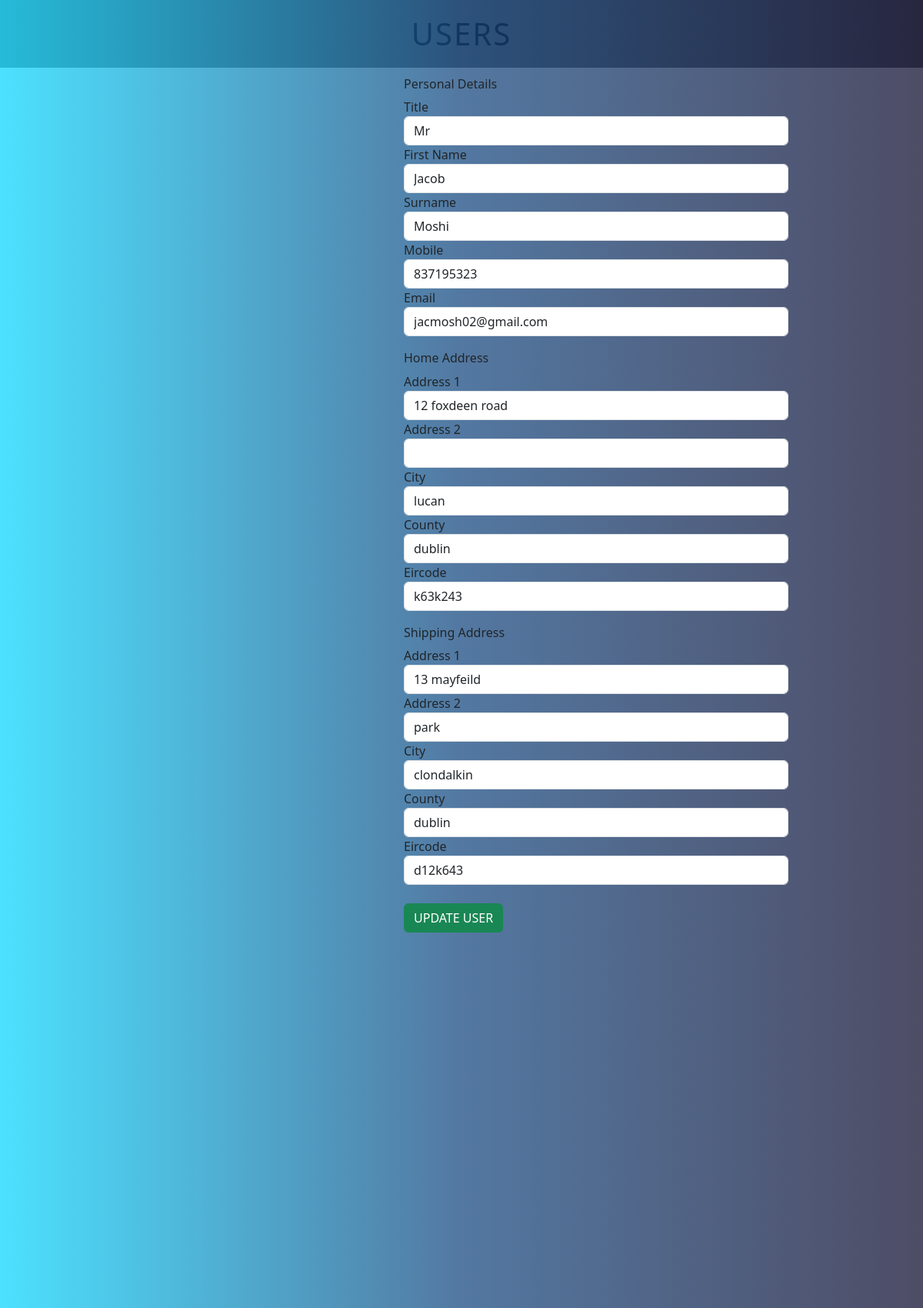
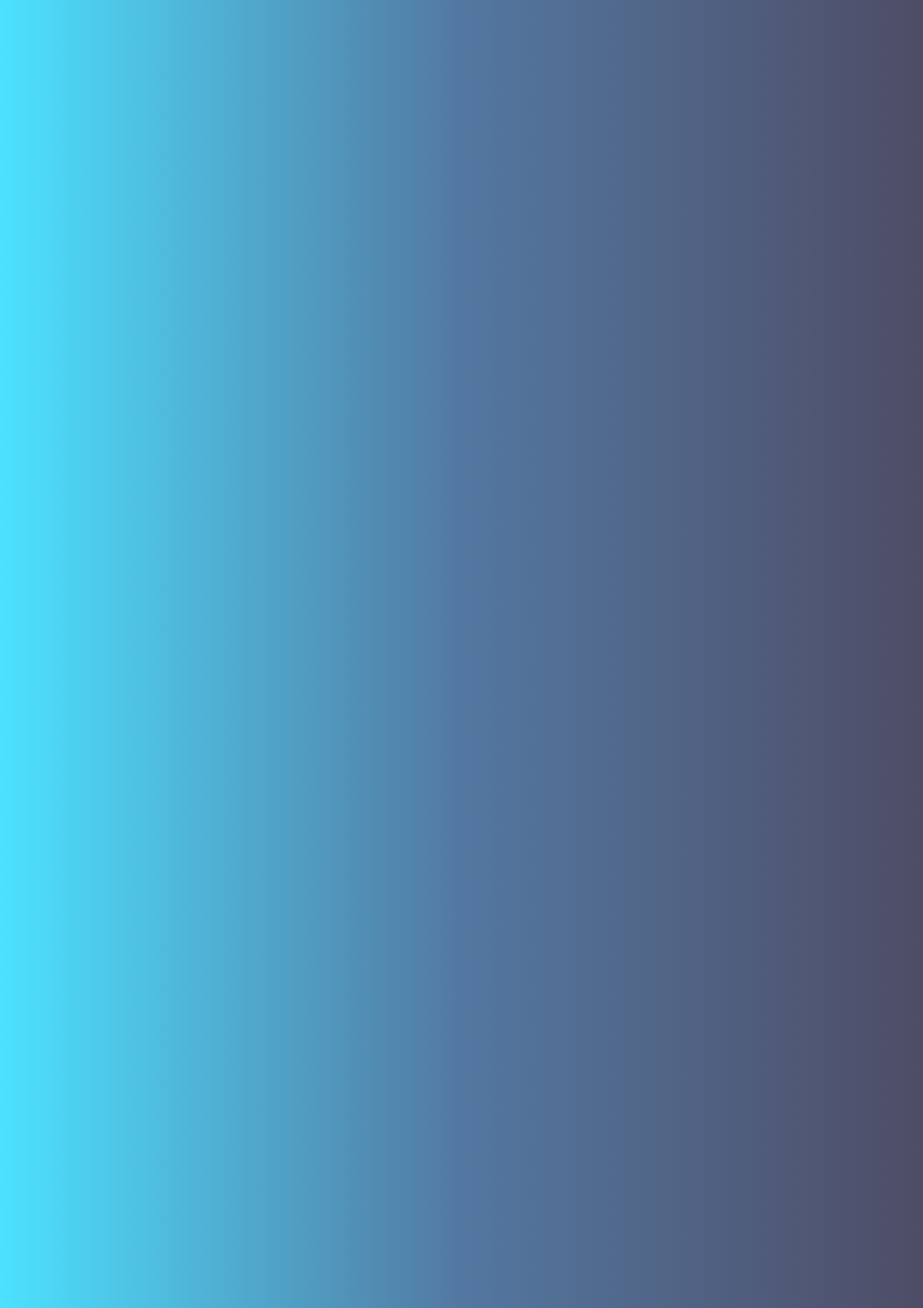
The page /update_page.php?id=2 (upper part) on the database its author committed (2 pictures, top to bottom).
### tables this page shows
CREATE TABLE `personal_details` (
  `ID` int(8) NOT NULL,
  `Title` varchar(6) NOT NULL,
  `Firstname` varchar(50) NOT NULL,
  `Surname` varchar(50) NOT NULL,
  `Mobile` int(12) NOT NULL,
  `Email` varchar(50) NOT NULL
);

CREATE TABLE `home_address` (
  `ID` int(8) NOT NULL,
  `Address1` varchar(50) NOT NULL,
  `Address2` varchar(50) NOT NULL,
  `City` varchar(20) NOT NULL,
  `County` varchar(20) NOT NULL,
  `Eircode` varchar(10) NOT NULL
);

CREATE TABLE `shipping_address` (
  `ID` int(8) NOT NULL,
  `Address1` varchar(50) NOT NULL,
  `Address2` varchar(50) NOT NULL,
  `City` varchar(20) NOT NULL,
  `County` varchar(20) NOT NULL,
  `Eircode` varchar(10) NOT NULL
);

### update_page.php (the view, shortened to what this page needs)
<?php include('assignment-04.php'); ?>
<!DOCTYPE html>
<html lang='en'>
    <head>
        <link rel='stylesheet' type='text/css' href='assignment-04.css'>
        <link href="https://cdn.jsdelivr.net/npm/bootstrap@5.3.3/dist/css/bootstrap.min.css" rel="stylesheet">
</head>
<body>
    <div class='background'>
</div>
    <h1 id='pageTitle'>USERS</h1>
<?php
if(isset($_GET['id'])){
    $id = ($_GET['id']);
            $query1 = "SELECT * FROM `personal_details` WHERE ID = '$id'";
            $result1 = mysqli_query($connection, $query1);
            if(!$result1){
                die("Query failed".mysqli_error());
            }
            else{
                $row1 = mysqli_fetch_assoc($result1);
            }
            $query2 = "SELECT * FROM `home_address` WHERE ID = '$id'";
            $result2 = mysqli_query($connection, $query2);
            if(!$result2){
                die("Query failed".mysqli_error());
            }
            else{
                $row2 = mysqli_fetch_assoc($result2);
            }
            $query3 = "SELECT * FROM `shipping_address` WHERE ID = '$id'";
            $result3 = mysqli_query($connection, $query3);
            if(!$result3){
                die("Query failed".mysqli_error());
            }
            else{
                $row3 = mysqli_fetch_assoc($result3);
            }
}
?>
<form class="formcont" action="update_page.php?id_new=<?php echo $id; ?>" method="post">
<h6>Personal Details</h6>
        <div class="form-group">
                <label for="title">Title</label>
                <input type="text" name="title" class="form-control" value="<?php echo $row1['Title'] ?>">
            </div>
            <div class="form-group">
                <label for="fname">First Name</label>
                <input type="text" name="fname" class="form-control" value="<?php echo $row1['Firstname'] ?>">
            </div>
            <div class="form-group">
                <label for="lname">Surname</label>
                <input type="text" name="lname" class="form-control" value="<?php echo $row1['Surname'] ?>">
            </div>
            <div class="form-group">
                <label for="mobile">Mobile</label>
                <input type="text" name="mobile" class="form-control" value="<?php echo $row1['Mobile'] ?>">
            </div>
            <div class="form-group">
                <label for="email">Email</label>
                <input type="text" name="email" class="form-control" value="<?php echo $row1['Email'] ?>">
            </div>
            <h6><br>Home Address</h6>
        <div class="form-group">
                <label for="homeadd1">Address 1</label>
                <input type="text" name="homeadd1" class="form-control" value="<?php echo $row2['Address1'] ?>">
            </div>
            <div class="form-group">
                <label for="homeadd2">Address 2</label>
                <input type="text" name="homeadd2" class="form-control" value="<?php echo $row2['Address2'] ?>">
            </div>
            <div class="form-group">
                <label for="homecity">City</label>
                <input type="text" name="homecity" class="form-control" value="<?php echo $row2['City'] ?>">
            </div>
            <div class="form-group">
                <label for="homecounty">County</label>
                <input type="text" name="homecounty" class="form-control" value="<?php echo $row2['County'] ?>">
            </div>
            <div class="form-group">
                <label for="homeEircode">Eircode</label>
                <input type="text" name="homeEircode" class="form-control" value="<?php echo $row2['Eircode'] ?>">
            </div>
            <h6><br>Shipping Address</h6>
        <div class="form-group">
                <label for="shipadd1">Address 1</label>
                <input type="text" name="shipadd1" class="form-control" value="<?php echo $row3['Address1'] ?>">
            </div>
            <div class="form-group">
                <label for="shipadd2">Address 2</label>
                <input type="text" name="shipadd2" class="form-control" value="<?php echo $row3['Address2'] ?>">
            </div>
            <div class="form-group">
                <label for="shipcity">City</label>
                <input type="text" name="shipcity" class="form-control" value="<?php echo $row3['City'] ?>">
            </div>
            <div class="form-group">
                <label for="shipcounty">County</label>
                <input type="text" name="shipcounty" class="form-control" value="<?php echo $row3['County'] ?>">
            </div>
            <div class="form-group">
                <label for="shipEircode">Eircode</label>
                <input type="text" name="shipEircode" class="form-control" value="<?php echo $row3['Eircode'] ?>">
            </div>
            <br>
            <input type="submit" class="btn btn-success" name="update_user" value="UPDATE USER">
</form>
</body>
</html>

### assignment-04.css (style rules this page uses)
.background { position:absolute; top: 0; left: 0; right: 0; bottom: -800px; z-index: 1; opacity: .7; background: linear-gradient(270deg, rgba(2,0,36,1) 0%, rgba(9,62,121,1) 50%, rgba(0,212,255,1) 100%); }
#pageTitle { text-align: center; background-color: grey; padding: 20px; letter-spacing: 2px; font-weight: 500; }
.formcont { position: absolute; z-index: 1; top: 100px; left: 525px; width: 500px; }

### rows shown on the page
personal_details: title "Mr", fname "Jacob", lname "Moshi", mobile "837195323", email "jacmosh02@gmail.com"
home_address: homeadd1 "12 foxdeen road", homecity "lucan", homecounty "dublin", homeEircode "k63k243"
shipping_address: shipadd1 "13 mayfeild", shipadd2 "park", shipcity "clondalkin", shipcounty "dublin", shipEircode "d12k643"
